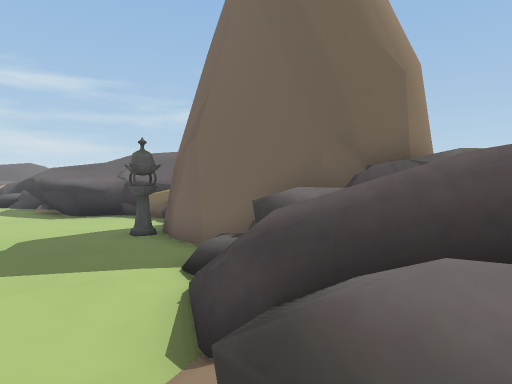
View 1 (above)

24 first-person views from a walk through a 3-D level made in the Unity game engine. The camera is 1.5 m above the floor, tilts 2° down and sees 75° across. The floor is counted in squares, 2 m on a side. Each view is taken from the middle of a square. On the plan, view 1 faces up. The plan holds only what a view shows up to about 11 squares ahead; the rest is blank. The place goes on beyond the plan. Some surface patterns are stand-ins.

View 2
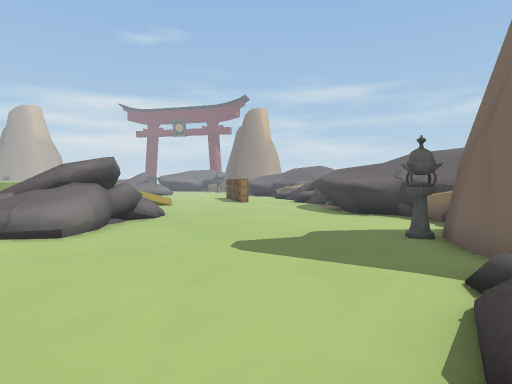

View 3
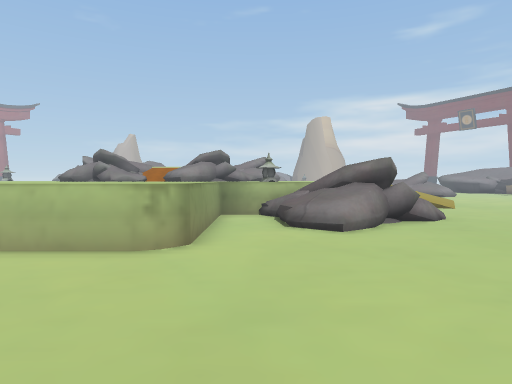

View 4
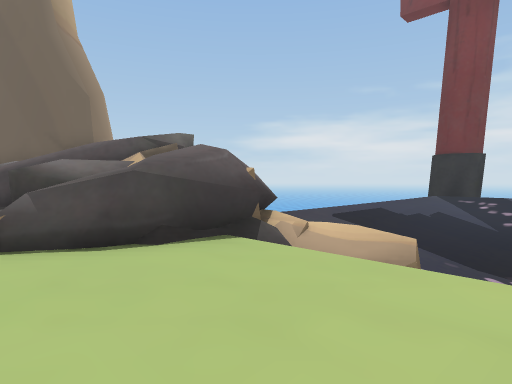

View 5
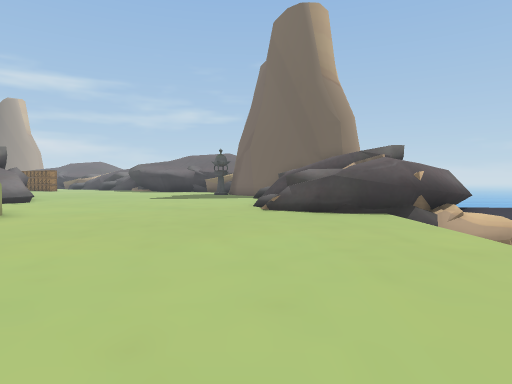

View 6
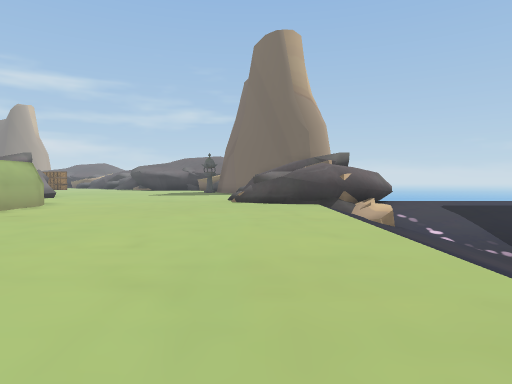

View 7
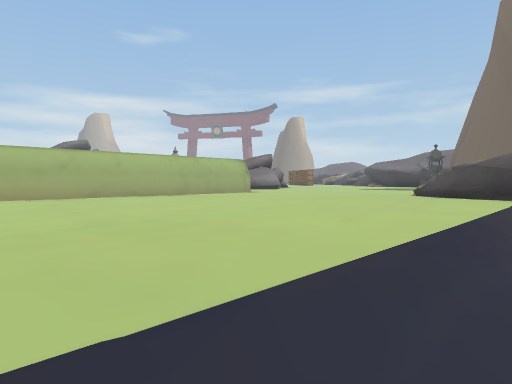

View 8
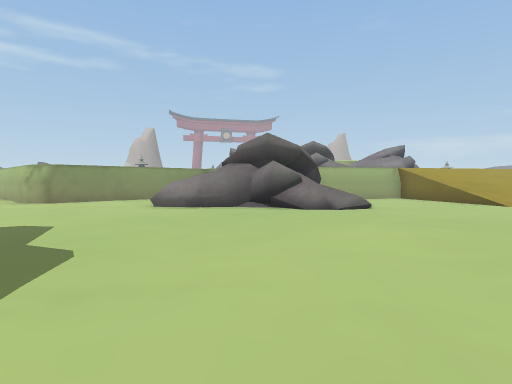

View 9
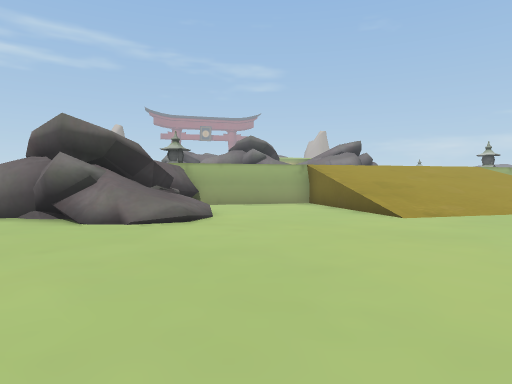

View 10
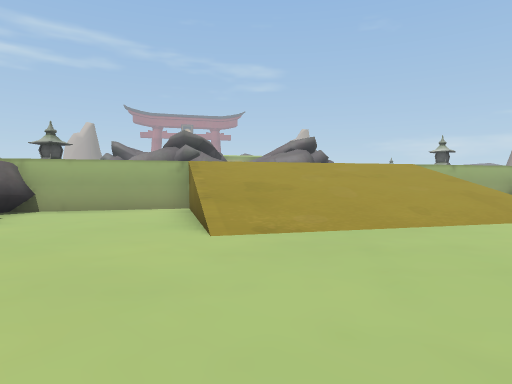

View 11
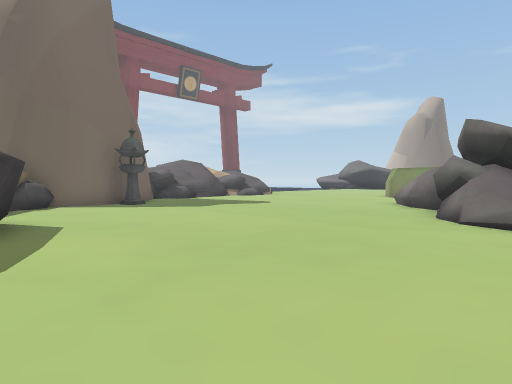

View 12
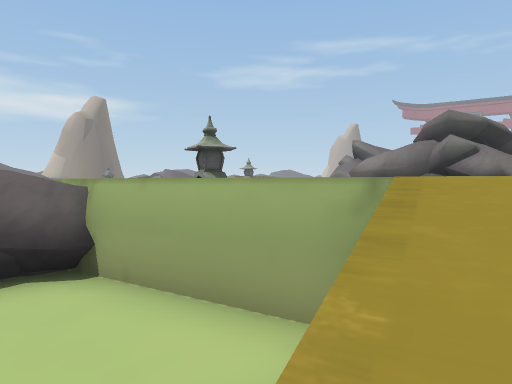

View 13
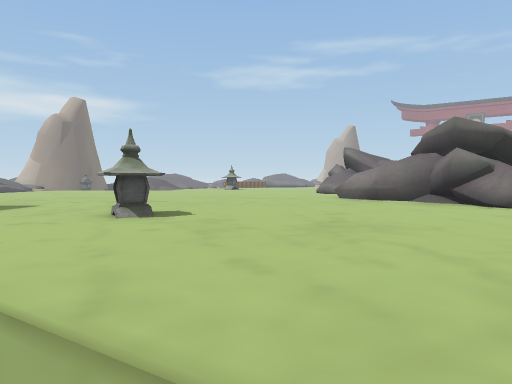

View 14
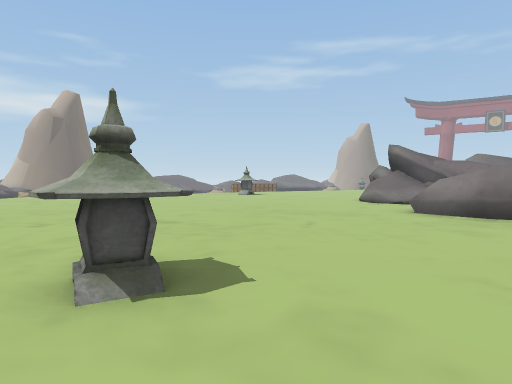

View 15
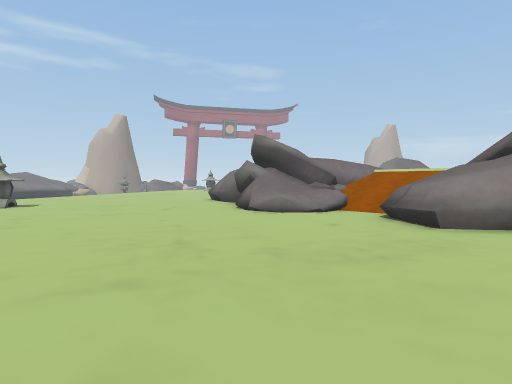

View 16
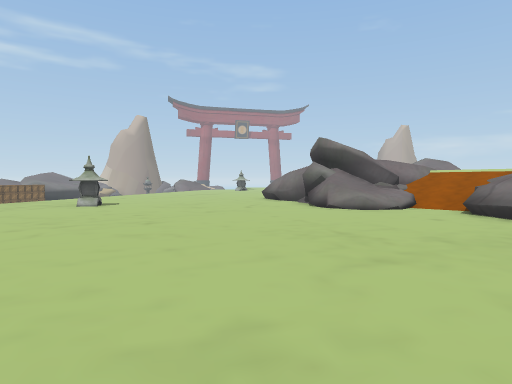

View 17
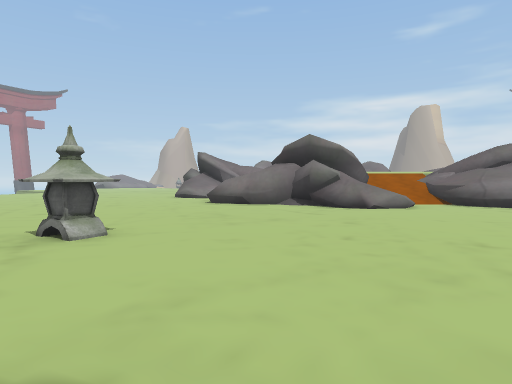

View 18
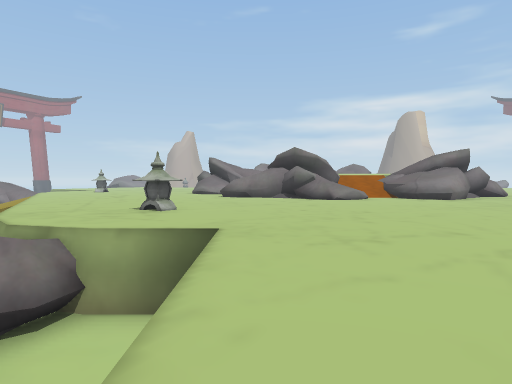

View 19
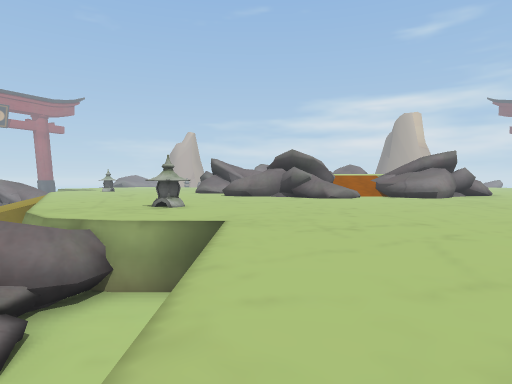

View 20
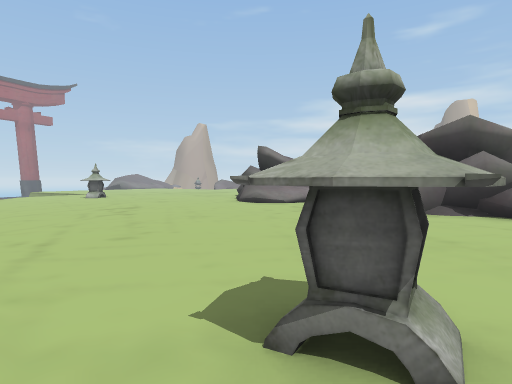

View 21
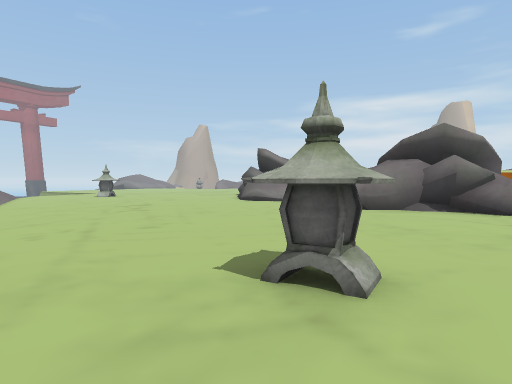

View 22
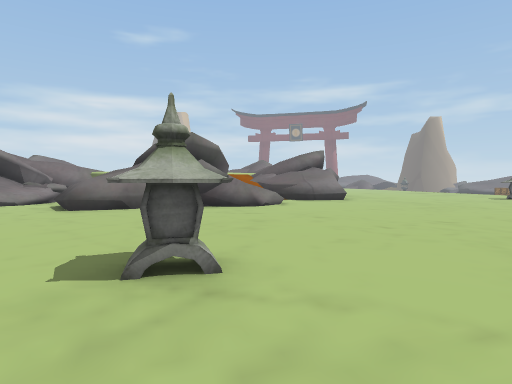

View 23
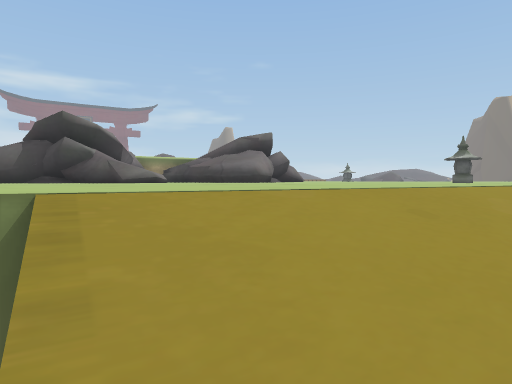

View 24
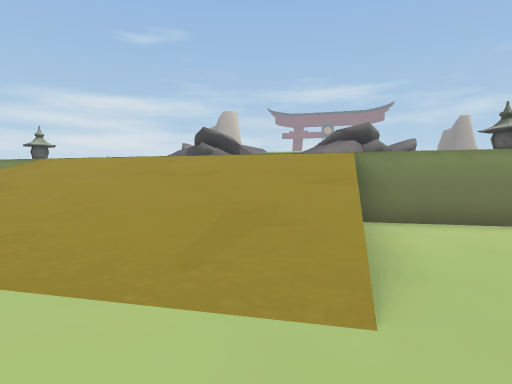

### Floor plan
Key: @ floor where view 1 was taken; # wall or solid block; . main floor; : floor 2.75 m higher than the main floor; + floor 4.25 m higher than the main floor; / step, stairs or slope; = window, fence, low wall or low ledge; ^ raised ledge; T thing the floor can be seen under or through; O other object.
Columns run from 24 left of view 1 to 4 right of it. Each row starts with its distance up from view 1.
 13        ......../
 12  .///............#   #
 11  /////...............###
 10 ////////..............#
  9 /////////.............#
  8  ///////.............O##
  7   ://///...//..........####^
  6     ://....//=..........###^
  5      :/##./###.........==/
  4     ::::#/# =##......../
  3    :::::::# ###=........///
  2    ::::::::===//........=/=//
  1   ::::::O::   =......../=////
  0  :::::::O::  ........../@///#
 -1 /=:::::::::  ...........=####
 -2 ##:::::::::::   :/........//
 -3  ## ::::::::::  : ........///
 -4 #=##::::::::::    ........///
 -5 ==+=:::::::::::   ........///
 -6  ==::::::::::::   ........///
 -7  /::::::::::::::  ........///
 -8 =///::::::::::::  ........//
 -9 #//=:::::::::::   ........//
-10  ///::::::::::::  ........//
-11 =#/::::::::::::::      ...//
-12  #:::::::::::::::/      .
-13  =:::::::::T.....
-14 :::::::OO::T...
-15 ::::::::O::TT/
-16 :::::::::::T=
-17 ::::::::::=
-18 ::::::::#
-19 ::::::/##
-20 ::::://..
-21 ::://///..
-22 :///////..
-23 /////////.
-24 ////////..
-25  /   /....

Where each view was taken, in squares from view 1:
view 1: 0 up, 0 right, facing up
view 2: 0 up, 0 right, facing up-left
view 3: 0 up, 0 right, facing left
view 4: 5 down, 1 left, facing up-right
view 5: 9 down, 1 left, facing up
view 6: 12 down, 0 right, facing up
view 7: 11 down, 3 right, facing up-left
view 8: 11 up, 4 left, facing down-left
view 9: 12 up, 9 left, facing down-left
view 10: 13 up, 13 left, facing down-left
view 11: 13 up, 13 left, facing down-right
view 12: 8 up, 17 left, facing down
view 13: 6 up, 18 left, facing down
view 14: 3 up, 17 left, facing down
view 15: 3 down, 15 left, facing down-left
view 16: 4 down, 13 left, facing down-left
view 17: 12 down, 12 left, facing left
view 18: 12 down, 8 left, facing left
view 19: 12 down, 7 left, facing left
view 20: 15 down, 15 left, facing left
view 21: 15 down, 14 left, facing left
view 22: 16 down, 14 left, facing up-left
view 23: 25 down, 23 left, facing up
view 24: 25 down, 15 left, facing up-left
